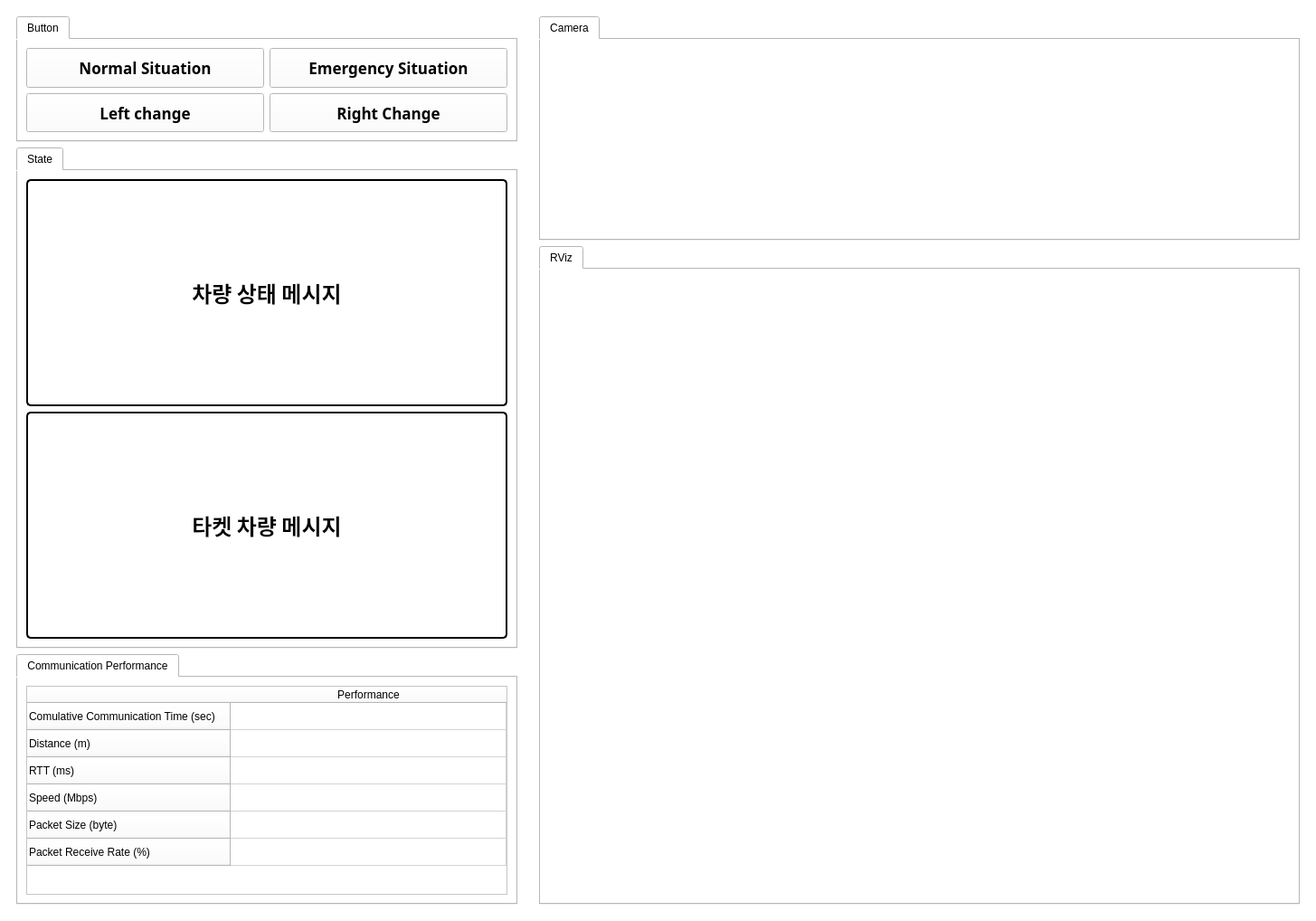
<?xml version="1.0" encoding="UTF-8"?>
<ui version="4.0">
 <class>MainWindow</class>
 <widget class="QMainWindow" name="MainWindow">
  <property name="geometry">
   <rect>
    <x>0</x>
    <y>0</y>
    <width>1455</width>
    <height>1018</height>
   </rect>
  </property>
  <property name="font">
   <font>
    <family>Manjari</family>
    <weight>75</weight>
    <bold>true</bold>
   </font>
  </property>
  <property name="windowTitle">
   <string>SightShare UI</string>
  </property>
  <property name="windowIcon">
   <iconset>
    <normaloff>../icon/icon.jpg</normaloff>../icon/icon.jpg</iconset>
  </property>
  <property name="autoFillBackground">
   <bool>false</bool>
  </property>
  <property name="styleSheet">
   <string notr="true">background-color: rgb(255, 255, 255);</string>
  </property>
  <widget class="QWidget" name="centralwidget">
   <layout class="QGridLayout" name="gridLayout">
    <item row="0" column="1">
     <widget class="QWidget" name="widget_6" native="true">
      <property name="sizePolicy">
       <sizepolicy hsizetype="Expanding" vsizetype="Expanding">
        <horstretch>3</horstretch>
        <verstretch>0</verstretch>
       </sizepolicy>
      </property>
      <layout class="QVBoxLayout" name="verticalLayout_2">
       <item>
        <layout class="QVBoxLayout" name="rightLayout">
         <item>
          <widget class="QTabWidget" name="tabWidget_2">
           <property name="sizePolicy">
            <sizepolicy hsizetype="Expanding" vsizetype="Expanding">
             <horstretch>0</horstretch>
             <verstretch>1</verstretch>
            </sizepolicy>
           </property>
           <property name="currentIndex">
            <number>0</number>
           </property>
           <widget class="QWidget" name="tab">
            <property name="sizePolicy">
             <sizepolicy hsizetype="Expanding" vsizetype="Expanding">
              <horstretch>0</horstretch>
              <verstretch>0</verstretch>
             </sizepolicy>
            </property>
            <attribute name="title">
             <string>Camera</string>
            </attribute>
            <layout class="QVBoxLayout" name="verticalLayout_3">
             <item>
              <layout class="QVBoxLayout" name="verticalLayout">
               <item>
                <widget class="QLabel" name="cameraLabel">
                 <property name="sizePolicy">
                  <sizepolicy hsizetype="Expanding" vsizetype="Fixed">
                   <horstretch>0</horstretch>
                   <verstretch>0</verstretch>
                  </sizepolicy>
                 </property>
                 <property name="minimumSize">
                  <size>
                   <width>0</width>
                   <height>200</height>
                  </size>
                 </property>
                 <property name="text">
                  <string/>
                 </property>
                 <property name="alignment">
                  <set>Qt::AlignCenter</set>
                 </property>
                </widget>
               </item>
              </layout>
             </item>
            </layout>
           </widget>
          </widget>
         </item>
         <item>
          <widget class="QTabWidget" name="tabWidget">
           <property name="sizePolicy">
            <sizepolicy hsizetype="Expanding" vsizetype="Expanding">
             <horstretch>0</horstretch>
             <verstretch>4</verstretch>
            </sizepolicy>
           </property>
           <property name="minimumSize">
            <size>
             <width>400</width>
             <height>720</height>
            </size>
           </property>
           <property name="maximumSize">
            <size>
             <width>16777215</width>
             <height>16777215</height>
            </size>
           </property>
           <property name="currentIndex">
            <number>0</number>
           </property>
           <widget class="QWidget" name="tabRViz">
            <property name="sizePolicy">
             <sizepolicy hsizetype="Expanding" vsizetype="Expanding">
              <horstretch>0</horstretch>
              <verstretch>0</verstretch>
             </sizepolicy>
            </property>
            <attribute name="title">
             <string>RViz</string>
            </attribute>
            <layout class="QVBoxLayout" name="verticalLayout_5">
             <item>
              <layout class="QVBoxLayout" name="rvizLayout"/>
             </item>
            </layout>
           </widget>
          </widget>
         </item>
        </layout>
       </item>
      </layout>
     </widget>
    </item>
    <item row="0" column="0">
     <widget class="QWidget" name="widget_7" native="true">
      <property name="sizePolicy">
       <sizepolicy hsizetype="Expanding" vsizetype="Expanding">
        <horstretch>2</horstretch>
        <verstretch>0</verstretch>
       </sizepolicy>
      </property>
      <layout class="QVBoxLayout" name="verticalLayout_4">
       <item>
        <layout class="QGridLayout" name="gridLayout_2">
         <item row="1" column="0">
          <widget class="QTabWidget" name="tabWidget_4">
           <property name="sizePolicy">
            <sizepolicy hsizetype="Expanding" vsizetype="Expanding">
             <horstretch>0</horstretch>
             <verstretch>4</verstretch>
            </sizepolicy>
           </property>
           <property name="currentIndex">
            <number>0</number>
           </property>
           <widget class="QWidget" name="tab_3">
            <attribute name="title">
             <string>State</string>
            </attribute>
            <layout class="QVBoxLayout" name="verticalLayout_7">
             <item>
              <widget class="QLabel" name="egoLabel">
               <property name="sizePolicy">
                <sizepolicy hsizetype="Expanding" vsizetype="Expanding">
                 <horstretch>0</horstretch>
                 <verstretch>0</verstretch>
                </sizepolicy>
               </property>
               <property name="font">
                <font>
                 <family>Manjari</family>
                 <pointsize>18</pointsize>
                 <weight>75</weight>
                 <bold>true</bold>
                </font>
               </property>
               <property name="styleSheet">
                <string notr="true">QLabel {border: 2px solid black;
                border-radius: 5px;}</string>
               </property>
               <property name="text">
                <string>차량 상태 메시지</string>
               </property>
               <property name="alignment">
                <set>Qt::AlignCenter</set>
               </property>
              </widget>
             </item>
             <item>
              <widget class="QLabel" name="targetLabel">
               <property name="sizePolicy">
                <sizepolicy hsizetype="Expanding" vsizetype="Expanding">
                 <horstretch>0</horstretch>
                 <verstretch>0</verstretch>
                </sizepolicy>
               </property>
               <property name="font">
                <font>
                 <family>Manjari</family>
                 <pointsize>18</pointsize>
                 <weight>75</weight>
                 <bold>true</bold>
                </font>
               </property>
               <property name="styleSheet">
                <string notr="true">QLabel {border: 2px solid black;
                border-radius: 5px;}</string>
               </property>
               <property name="text">
                <string>타켓 차량 메시지</string>
               </property>
               <property name="alignment">
                <set>Qt::AlignCenter</set>
               </property>
              </widget>
             </item>
            </layout>
           </widget>
          </widget>
         </item>
         <item row="0" column="0">
          <widget class="QTabWidget" name="tabWidget_3">
           <property name="sizePolicy">
            <sizepolicy hsizetype="Expanding" vsizetype="Expanding">
             <horstretch>0</horstretch>
             <verstretch>1</verstretch>
            </sizepolicy>
           </property>
           <property name="currentIndex">
            <number>0</number>
           </property>
           <widget class="QWidget" name="tab_2">
            <attribute name="title">
             <string>Button</string>
            </attribute>
            <layout class="QVBoxLayout" name="verticalLayout_6">
             <item>
              <layout class="QGridLayout" name="gridLayout_3">
               <item row="0" column="0">
                <widget class="QPushButton" name="normalButton">
                 <property name="sizePolicy">
                  <sizepolicy hsizetype="Expanding" vsizetype="Expanding">
                   <horstretch>0</horstretch>
                   <verstretch>0</verstretch>
                  </sizepolicy>
                 </property>
                 <property name="font">
                  <font>
                   <family>Manjari</family>
                   <pointsize>13</pointsize>
                   <weight>75</weight>
                   <bold>true</bold>
                  </font>
                 </property>
                 <property name="text">
                  <string>Normal Situation</string>
                 </property>
                </widget>
               </item>
               <item row="1" column="0">
                <widget class="QPushButton" name="leftButton">
                 <property name="sizePolicy">
                  <sizepolicy hsizetype="Expanding" vsizetype="Expanding">
                   <horstretch>0</horstretch>
                   <verstretch>0</verstretch>
                  </sizepolicy>
                 </property>
                 <property name="font">
                  <font>
                   <family>Manjari</family>
                   <pointsize>13</pointsize>
                   <weight>75</weight>
                   <bold>true</bold>
                  </font>
                 </property>
                 <property name="text">
                  <string>Left change</string>
                 </property>
                </widget>
               </item>
               <item row="0" column="1">
                <widget class="QPushButton" name="emergencyButton">
                 <property name="sizePolicy">
                  <sizepolicy hsizetype="Expanding" vsizetype="Expanding">
                   <horstretch>0</horstretch>
                   <verstretch>0</verstretch>
                  </sizepolicy>
                 </property>
                 <property name="font">
                  <font>
                   <family>Manjari</family>
                   <pointsize>13</pointsize>
                   <weight>75</weight>
                   <bold>true</bold>
                  </font>
                 </property>
                 <property name="text">
                  <string>Emergency Situation</string>
                 </property>
                </widget>
               </item>
               <item row="1" column="1">
                <widget class="QPushButton" name="rightButton">
                 <property name="sizePolicy">
                  <sizepolicy hsizetype="Expanding" vsizetype="Expanding">
                   <horstretch>0</horstretch>
                   <verstretch>0</verstretch>
                  </sizepolicy>
                 </property>
                 <property name="font">
                  <font>
                   <family>Manjari</family>
                   <pointsize>13</pointsize>
                   <weight>75</weight>
                   <bold>true</bold>
                  </font>
                 </property>
                 <property name="text">
                  <string>Right Change</string>
                 </property>
                </widget>
               </item>
              </layout>
             </item>
            </layout>
           </widget>
          </widget>
         </item>
         <item row="2" column="0">
          <widget class="QTabWidget" name="tabWidget_5">
           <property name="sizePolicy">
            <sizepolicy hsizetype="Expanding" vsizetype="Expanding">
             <horstretch>0</horstretch>
             <verstretch>2</verstretch>
            </sizepolicy>
           </property>
           <property name="currentIndex">
            <number>0</number>
           </property>
           <widget class="QWidget" name="tab_4">
            <attribute name="title">
             <string>Communication Performance</string>
            </attribute>
            <layout class="QVBoxLayout" name="verticalLayout_8">
             <item>
              <widget class="QTableWidget" name="tableWidget">
               <attribute name="horizontalHeaderDefaultSectionSize">
                <number>150</number>
               </attribute>
               <attribute name="horizontalHeaderStretchLastSection">
                <bool>true</bool>
               </attribute>
               <attribute name="verticalHeaderStretchLastSection">
                <bool>false</bool>
               </attribute>
               <row>
                <property name="text">
                 <string>Comulative Communication Time (sec)</string>
                </property>
               </row>
               <row>
                <property name="text">
                 <string>Distance (m)</string>
                </property>
               </row>
               <row>
                <property name="text">
                 <string>RTT (ms)</string>
                </property>
               </row>
               <row>
                <property name="text">
                 <string>Speed (Mbps)</string>
                </property>
               </row>
               <row>
                <property name="text">
                 <string>Packet Size (byte)</string>
                </property>
               </row>
               <row>
                <property name="text">
                 <string>Packet Receive Rate (%)</string>
                </property>
               </row>
               <column>
                <property name="text">
                 <string>Performance</string>
                </property>
               </column>
               <item row="5" column="0">
                <property name="text">
                 <string/>
                </property>
                <property name="font">
                 <font>
                  <family>Manjari</family>
                 </font>
                </property>
               </item>
              </widget>
             </item>
            </layout>
           </widget>
          </widget>
         </item>
        </layout>
       </item>
      </layout>
     </widget>
    </item>
   </layout>
  </widget>
 </widget>
 <resources/>
 <connections/>
</ui>
